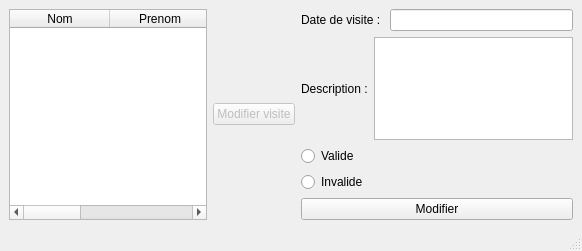
<?xml version="1.0" encoding="UTF-8"?>
<ui version="4.0">
 <class>MainWindowControleurs</class>
 <widget class="QMainWindow" name="MainWindowControleurs">
  <property name="geometry">
   <rect>
    <x>0</x>
    <y>0</y>
    <width>582</width>
    <height>251</height>
   </rect>
  </property>
  <property name="windowTitle">
   <string>Controleur</string>
  </property>
  <widget class="QWidget" name="centralwidget">
   <layout class="QHBoxLayout" name="horizontalLayout_3">
    <item>
     <widget class="QTableWidget" name="tableWidgetProducteur">
      <property name="selectionMode">
       <enum>QAbstractItemView::ExtendedSelection</enum>
      </property>
      <property name="selectionBehavior">
       <enum>QAbstractItemView::SelectRows</enum>
      </property>
      <column>
       <property name="text">
        <string>Nom</string>
       </property>
      </column>
      <column>
       <property name="text">
        <string>Prenom</string>
       </property>
      </column>
      <column>
       <property name="text">
        <string>Date de visite</string>
       </property>
      </column>
     </widget>
    </item>
    <item>
     <widget class="QPushButton" name="pushButtonModifierVisite">
      <property name="enabled">
       <bool>false</bool>
      </property>
      <property name="text">
       <string>Modifier visite</string>
      </property>
     </widget>
    </item>
    <item>
     <layout class="QVBoxLayout" name="verticalLayout_3">
      <item>
       <layout class="QVBoxLayout" name="verticalLayout_2">
        <item>
         <layout class="QHBoxLayout" name="horizontalLayout">
          <item>
           <widget class="QLabel" name="label">
            <property name="text">
             <string>Date de visite : </string>
            </property>
           </widget>
          </item>
          <item>
           <widget class="QLineEdit" name="lineEditDateVisite"/>
          </item>
         </layout>
        </item>
        <item>
         <layout class="QHBoxLayout" name="horizontalLayout_2">
          <item>
           <widget class="QLabel" name="label_2">
            <property name="text">
             <string>Description :</string>
            </property>
           </widget>
          </item>
          <item>
           <widget class="QPlainTextEdit" name="plainTextEditDescription">
            <property name="enabled">
             <bool>true</bool>
            </property>
           </widget>
          </item>
         </layout>
        </item>
        <item>
         <layout class="QVBoxLayout" name="verticalLayout">
          <item>
           <widget class="QRadioButton" name="radioButtonValide">
            <property name="text">
             <string>Valide</string>
            </property>
           </widget>
          </item>
          <item>
           <widget class="QRadioButton" name="radioButtonInvalide">
            <property name="text">
             <string>Invalide</string>
            </property>
           </widget>
          </item>
         </layout>
        </item>
       </layout>
      </item>
      <item>
       <widget class="QPushButton" name="pushButtonModifier">
        <property name="text">
         <string>Modifier</string>
        </property>
       </widget>
      </item>
     </layout>
    </item>
   </layout>
  </widget>
  <widget class="QMenuBar" name="menubar">
   <property name="geometry">
    <rect>
     <x>0</x>
     <y>0</y>
     <width>582</width>
     <height>21</height>
    </rect>
   </property>
  </widget>
  <widget class="QStatusBar" name="statusbar"/>
 </widget>
 <resources/>
 <connections/>
</ui>
